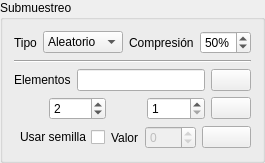
       <widget class="QGroupBox" name="samplingGroupBox">
        <property name="title">
         <string>Submuestreo</string>
        </property>
        <layout class="QVBoxLayout" name="samplingGroupBoxVLayout">
         <item>
          <layout class="QHBoxLayout" name="samplingHLayout" stretch="0,4,0,2">
           <item>
            <widget class="QLabel" name="samplingTypeLabel">
             <property name="text">
              <string>Tipo</string>
             </property>
            </widget>
           </item>
           <item>
            <widget class="QComboBox" name="samplingTypeComboBox">
             <item>
              <property name="text">
               <string>Aleatorio</string>
              </property>
             </item>
             <item>
              <property name="text">
               <string>Uniforme</string>
              </property>
             </item>
             <item>
              <property name="text">
               <string>Jitter</string>
              </property>
             </item>
             <item>
              <property name="text">
               <string>Lista</string>
              </property>
             </item>
            </widget>
           </item>
           <item>
            <widget class="QLabel" name="compressLabel">
             <property name="text">
              <string>Compresión</string>
             </property>
            </widget>
           </item>
           <item>
            <widget class="QSpinBox" name="compressSpinBox">
             <property name="suffix">
              <string>%</string>
             </property>
             <property name="prefix">
              <string/>
             </property>
             <property name="minimum">
              <number>1</number>
             </property>
             <property name="maximum">
              <number>99</number>
             </property>
             <property name="value">
              <number>50</number>
             </property>
            </widget>
           </item>
          </layout>
         </item>
         <item>
          <widget class="Line" name="samplingHLine">
           <property name="orientation">
            <enum>Qt::Horizontal</enum>
           </property>
          </widget>
         </item>
         <item>
          <layout class="QHBoxLayout" name="elementHLayout">
           <item>
            <widget class="QLabel" name="elementLabel">
             <property name="text">
              <string>Elementos</string>
             </property>
            </widget>
           </item>
           <item>
            <widget class="QLineEdit" name="elementLineEdit"/>
           </item>
           <item>
            <widget class="QPushButton" name="elementHelpButton">
             <property name="text">
              <string/>
             </property>
             <property name="icon">
              <iconset>
               <normaloff>assets/icons/help.png</normaloff>assets/icons/help.png</iconset>
             </property>
            </widget>
           </item>
          </layout>
         </item>
         <item>
          <layout class="QHBoxLayout" name="jitterHLayout" stretch="2,4,2,4,0">
           <item>
            <widget class="QLabel" name="gammaLabel">
             <property name="text">
              <string/>
             </property>
             <property name="pixmap">
              <pixmap resource="../assets/assets.qrc">:/parameters/parameters/gamma.png</pixmap>
             </property>
             <property name="alignment">
              <set>Qt::AlignCenter</set>
             </property>
            </widget>
           </item>
           <item>
            <widget class="QSpinBox" name="gammaSpinBox">
             <property name="minimum">
              <number>1</number>
             </property>
             <property name="maximum">
              <number>999</number>
             </property>
             <property name="value">
              <number>2</number>
             </property>
            </widget>
           </item>
           <item>
            <widget class="QLabel" name="epsilonLabel">
             <property name="layoutDirection">
              <enum>Qt::LeftToRight</enum>
             </property>
             <property name="text">
              <string/>
             </property>
             <property name="pixmap">
              <pixmap resource="../assets/assets.qrc">:/parameters/parameters/epsilon.png</pixmap>
             </property>
             <property name="alignment">
              <set>Qt::AlignCenter</set>
             </property>
             <property name="wordWrap">
              <bool>false</bool>
             </property>
            </widget>
           </item>
           <item>
            <widget class="QSpinBox" name="epsilonSpinBox">
             <property name="minimum">
              <number>1</number>
             </property>
             <property name="maximum">
              <number>999</number>
             </property>
             <property name="singleStep">
              <number>2</number>
             </property>
            </widget>
           </item>
           <item>
            <widget class="QPushButton" name="jitterPushButton">
             <property name="text">
              <string/>
             </property>
             <property name="icon">
              <iconset resource="../assets/assets.qrc">
               <normaloff>:/icons/icons/view.png</normaloff>:/icons/icons/view.png</iconset>
             </property>
            </widget>
           </item>
          </layout>
         </item>
         <item>
          <layout class="QHBoxLayout" name="sdHLayout">
           <item>
            <layout class="QHBoxLayout" name="seedHLayout">
             <item>
              <widget class="QCheckBox" name="seedCheckBox">
               <property name="layoutDirection">
                <enum>Qt::RightToLeft</enum>
               </property>
               <property name="text">
                <string>Usar semilla</string>
               </property>
              </widget>
             </item>
             <item>
              <widget class="QLabel" name="seedLabel">
               <property name="text">
                <string>Valor</string>
               </property>
              </widget>
             </item>
             <item>
              <widget class="QSpinBox" name="seedSpinBox">
               <property name="enabled">
                <bool>false</bool>
               </property>
               <property name="suffix">
                <string/>
               </property>
               <property name="prefix">
                <string/>
               </property>
               <property name="minimum">
                <number>-999</number>
               </property>
               <property name="maximum">
                <number>999</number>
               </property>
              </widget>
             </item>
            </layout>
           </item>
           <item>
            <widget class="QPushButton" name="seedHelpButton">
             <property name="text">
              <string/>
             </property>
             <property name="icon">
              <iconset>
               <normaloff>assets/icons/help.png</normaloff>assets/icons/help.png</iconset>
             </property>
            </widget>
           </item>
          </layout>
         </item>
        </layout>
       </widget>
